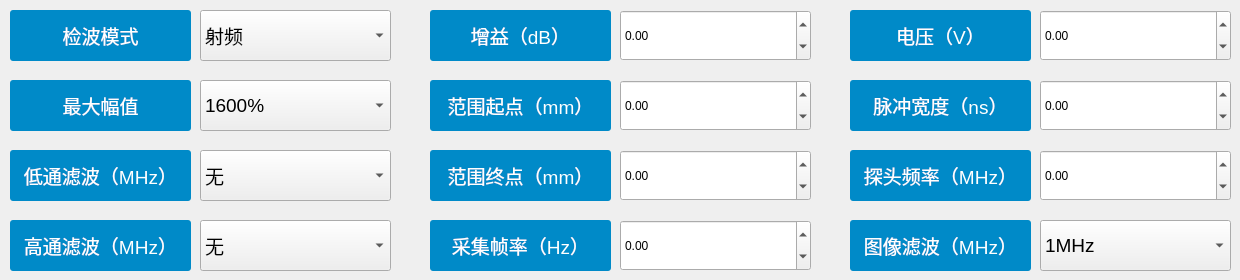
    <widget class="QWidget" name="widget_2">
     <attribute name="title">
      <string>      基本      </string>
     </attribute>
     <widget class="QLabel" name="label_68">
      <property name="geometry">
       <rect>
        <x>430</x>
        <y>220</y>
        <width>181</width>
        <height>51</height>
       </rect>
      </property>
      <property name="font">
       <font>
        <pointsize>14</pointsize>
       </font>
      </property>
      <property name="styleSheet">
       <string notr="true">border-radius: 3px;
color: rgb(255, 255, 255);
background-color: rgb(0, 138, 200);</string>
      </property>
      <property name="text">
       <string>采集帧率（Hz）</string>
      </property>
      <property name="alignment">
       <set>Qt::AlignmentFlag::AlignCenter</set>
      </property>
     </widget>
     <widget class="QLabel" name="label_69">
      <property name="geometry">
       <rect>
        <x>10</x>
        <y>80</y>
        <width>181</width>
        <height>51</height>
       </rect>
      </property>
      <property name="font">
       <font>
        <pointsize>14</pointsize>
       </font>
      </property>
      <property name="styleSheet">
       <string notr="true">border-radius: 3px;
color: rgb(255, 255, 255);
background-color: rgb(0, 138, 200);</string>
      </property>
      <property name="text">
       <string>最大幅值</string>
      </property>
      <property name="alignment">
       <set>Qt::AlignmentFlag::AlignCenter</set>
      </property>
     </widget>
     <widget class="QLabel" name="label_71">
      <property name="geometry">
       <rect>
        <x>430</x>
        <y>10</y>
        <width>181</width>
        <height>51</height>
       </rect>
      </property>
      <property name="font">
       <font>
        <pointsize>14</pointsize>
       </font>
      </property>
      <property name="styleSheet">
       <string notr="true">border-radius: 3px;
color: rgb(255, 255, 255);
background-color: rgb(0, 138, 200);</string>
      </property>
      <property name="text">
       <string>增益（dB）</string>
      </property>
      <property name="alignment">
       <set>Qt::AlignmentFlag::AlignCenter</set>
      </property>
     </widget>
     <widget class="QLabel" name="label_72">
      <property name="geometry">
       <rect>
        <x>10</x>
        <y>150</y>
        <width>181</width>
        <height>51</height>
       </rect>
      </property>
      <property name="font">
       <font>
        <pointsize>14</pointsize>
       </font>
      </property>
      <property name="styleSheet">
       <string notr="true">border-radius: 3px;
color: rgb(255, 255, 255);
background-color: rgb(0, 138, 200);</string>
      </property>
      <property name="text">
       <string>低通滤波（MHz）</string>
      </property>
      <property name="alignment">
       <set>Qt::AlignmentFlag::AlignCenter</set>
      </property>
     </widget>
     <widget class="QComboBox" name="FilterLowBox">
      <property name="geometry">
       <rect>
        <x>200</x>
        <y>150</y>
        <width>191</width>
        <height>51</height>
       </rect>
      </property>
      <property name="font">
       <font>
        <pointsize>14</pointsize>
       </font>
      </property>
      <item>
       <property name="text">
        <string>无</string>
       </property>
      </item>
      <item>
       <property name="text">
        <string>0.8</string>
       </property>
      </item>
      <item>
       <property name="text">
        <string>1</string>
       </property>
      </item>
      <item>
       <property name="text">
        <string>5</string>
       </property>
      </item>
      <item>
       <property name="text">
        <string>10</string>
       </property>
      </item>
      <item>
       <property name="text">
        <string>15</string>
       </property>
      </item>
      <item>
       <property name="text">
        <string>25</string>
       </property>
      </item>
     </widget>
     <widget class="QLabel" name="label_73">
      <property name="geometry">
       <rect>
        <x>10</x>
        <y>220</y>
        <width>181</width>
        <height>51</height>
       </rect>
      </property>
      <property name="font">
       <font>
        <pointsize>14</pointsize>
       </font>
      </property>
      <property name="styleSheet">
       <string notr="true">border-radius: 3px;
color: rgb(255, 255, 255);
background-color: rgb(0, 138, 200);</string>
      </property>
      <property name="text">
       <string>高通滤波（MHz）</string>
      </property>
      <property name="alignment">
       <set>Qt::AlignmentFlag::AlignCenter</set>
      </property>
     </widget>
     <widget class="QComboBox" name="FilterHighBox">
      <property name="geometry">
       <rect>
        <x>200</x>
        <y>220</y>
        <width>191</width>
        <height>51</height>
       </rect>
      </property>
      <property name="font">
       <font>
        <pointsize>14</pointsize>
       </font>
      </property>
      <item>
       <property name="text">
        <string>无</string>
       </property>
      </item>
      <item>
       <property name="text">
        <string>1</string>
       </property>
      </item>
      <item>
       <property name="text">
        <string>3</string>
       </property>
      </item>
      <item>
       <property name="text">
        <string>5</string>
       </property>
      </item>
      <item>
       <property name="text">
        <string>10</string>
       </property>
      </item>
      <item>
       <property name="text">
        <string>12</string>
       </property>
      </item>
     </widget>
     <widget class="QLabel" name="label_74">
      <property name="geometry">
       <rect>
        <x>10</x>
        <y>10</y>
        <width>181</width>
        <height>51</height>
       </rect>
      </property>
      <property name="font">
       <font>
        <pointsize>14</pointsize>
       </font>
      </property>
      <property name="styleSheet">
       <string notr="true">border-radius: 3px;
color: rgb(255, 255, 255);
background-color: rgb(0, 138, 200);</string>
      </property>
      <property name="text">
       <string>检波模式</string>
      </property>
      <property name="alignment">
       <set>Qt::AlignmentFlag::AlignCenter</set>
      </property>
     </widget>
     <widget class="QComboBox" name="RectifierBox">
      <property name="geometry">
       <rect>
        <x>200</x>
        <y>10</y>
        <width>191</width>
        <height>51</height>
       </rect>
      </property>
      <property name="font">
       <font>
        <pointsize>14</pointsize>
       </font>
      </property>
      <item>
       <property name="text">
        <string>射频</string>
       </property>
      </item>
      <item>
       <property name="text">
        <string>全波</string>
       </property>
      </item>
      <item>
       <property name="text">
        <string>正半波</string>
       </property>
      </item>
      <item>
       <property name="text">
        <string>负半波</string>
       </property>
      </item>
     </widget>
     <widget class="QDoubleSpinBox" name="GainSpinBox">
      <property name="geometry">
       <rect>
        <x>620</x>
        <y>10</y>
        <width>191</width>
        <height>51</height>
       </rect>
      </property>
      <property name="minimum">
       <double>-9999.989999999999782</double>
      </property>
      <property name="maximum">
       <double>99999.000000000000000</double>
      </property>
     </widget>
     <widget class="QLabel" name="label_105">
      <property name="geometry">
       <rect>
        <x>430</x>
        <y>80</y>
        <width>181</width>
        <height>51</height>
       </rect>
      </property>
      <property name="font">
       <font>
        <pointsize>14</pointsize>
       </font>
      </property>
      <property name="styleSheet">
       <string notr="true">border-radius: 3px;
color: rgb(255, 255, 255);
background-color: rgb(0, 138, 200);</string>
      </property>
      <property name="text">
       <string>范围起点（mm）</string>
      </property>
      <property name="alignment">
       <set>Qt::AlignmentFlag::AlignCenter</set>
      </property>
     </widget>
     <widget class="QDoubleSpinBox" name="RangstartSpinBox">
      <property name="geometry">
       <rect>
        <x>620</x>
        <y>80</y>
        <width>191</width>
        <height>51</height>
       </rect>
      </property>
      <property name="minimum">
       <double>-9999.989999999999782</double>
      </property>
      <property name="maximum">
       <double>99999.000000000000000</double>
      </property>
     </widget>
     <widget class="QLabel" name="label_106">
      <property name="geometry">
       <rect>
        <x>430</x>
        <y>150</y>
        <width>181</width>
        <height>51</height>
       </rect>
      </property>
      <property name="font">
       <font>
        <pointsize>14</pointsize>
       </font>
      </property>
      <property name="styleSheet">
       <string notr="true">border-radius: 3px;
color: rgb(255, 255, 255);
background-color: rgb(0, 138, 200);</string>
      </property>
      <property name="text">
       <string>范围终点（mm）</string>
      </property>
      <property name="alignment">
       <set>Qt::AlignmentFlag::AlignCenter</set>
      </property>
     </widget>
     <widget class="QDoubleSpinBox" name="RangendSpinBox">
      <property name="geometry">
       <rect>
        <x>620</x>
        <y>150</y>
        <width>191</width>
        <height>51</height>
       </rect>
      </property>
      <property name="minimum">
       <double>-9999.989999999999782</double>
      </property>
      <property name="maximum">
       <double>99999.000000000000000</double>
      </property>
     </widget>
     <widget class="QComboBox" name="MamplitudeBox">
      <property name="geometry">
       <rect>
        <x>200</x>
        <y>80</y>
        <width>191</width>
        <height>51</height>
       </rect>
      </property>
      <property name="font">
       <font>
        <pointsize>14</pointsize>
       </font>
      </property>
      <item>
       <property name="text">
        <string>1600%</string>
       </property>
      </item>
      <item>
       <property name="text">
        <string>800%</string>
       </property>
      </item>
      <item>
       <property name="text">
        <string>400%</string>
       </property>
      </item>
      <item>
       <property name="text">
        <string>200%</string>
       </property>
      </item>
     </widget>
     <widget class="QDoubleSpinBox" name="PRFSpinBox">
      <property name="geometry">
       <rect>
        <x>620</x>
        <y>220</y>
        <width>191</width>
        <height>51</height>
       </rect>
      </property>
      <property name="minimum">
       <double>-9999.989999999999782</double>
      </property>
      <property name="maximum">
       <double>99999.000000000000000</double>
      </property>
     </widget>
     <widget class="QDoubleSpinBox" name="PwidthSpinBox">
      <property name="geometry">
       <rect>
        <x>1040</x>
        <y>80</y>
        <width>191</width>
        <height>51</height>
       </rect>
      </property>
      <property name="minimum">
       <double>-9999.989999999999782</double>
      </property>
      <property name="maximum">
       <double>99999.000000000000000</double>
      </property>
     </widget>
     <widget class="QDoubleSpinBox" name="PaVoltageSpinBox">
      <property name="geometry">
       <rect>
        <x>1040</x>
        <y>10</y>
        <width>191</width>
        <height>51</height>
       </rect>
      </property>
      <property name="minimum">
       <double>-9999.989999999999782</double>
      </property>
      <property name="maximum">
       <double>99999.000000000000000</double>
      </property>
     </widget>
     <widget class="QDoubleSpinBox" name="ProbeFrequencySpinBox">
      <property name="geometry">
       <rect>
        <x>1040</x>
        <y>150</y>
        <width>191</width>
        <height>51</height>
       </rect>
      </property>
      <property name="minimum">
       <double>-9999.989999999999782</double>
      </property>
      <property name="maximum">
       <double>99999.000000000000000</double>
      </property>
     </widget>
     <widget class="QLabel" name="label_83">
      <property name="geometry">
       <rect>
        <x>850</x>
        <y>80</y>
        <width>181</width>
        <height>51</height>
       </rect>
      </property>
      <property name="font">
       <font>
        <pointsize>14</pointsize>
       </font>
      </property>
      <property name="styleSheet">
       <string notr="true">border-radius: 3px;
color: rgb(255, 255, 255);
background-color: rgb(0, 138, 200);</string>
      </property>
      <property name="text">
       <string>脉冲宽度（ns）</string>
      </property>
      <property name="alignment">
       <set>Qt::AlignmentFlag::AlignCenter</set>
      </property>
     </widget>
     <widget class="QLabel" name="label_85">
      <property name="geometry">
       <rect>
        <x>850</x>
        <y>10</y>
        <width>181</width>
        <height>51</height>
       </rect>
      </property>
      <property name="font">
       <font>
        <pointsize>14</pointsize>
       </font>
      </property>
      <property name="styleSheet">
       <string notr="true">border-radius: 3px;
color: rgb(255, 255, 255);
background-color: rgb(0, 138, 200);</string>
      </property>
      <property name="text">
       <string>电压（V）</string>
      </property>
      <property name="alignment">
       <set>Qt::AlignmentFlag::AlignCenter</set>
      </property>
     </widget>
     <widget class="QLabel" name="label_82">
      <property name="geometry">
       <rect>
        <x>850</x>
        <y>150</y>
        <width>181</width>
        <height>51</height>
       </rect>
      </property>
      <property name="font">
       <font>
        <pointsize>14</pointsize>
       </font>
      </property>
      <property name="styleSheet">
       <string notr="true">border-radius: 3px;
color: rgb(255, 255, 255);
background-color: rgb(0, 138, 200);</string>
      </property>
      <property name="text">
       <string>探头频率（MHz）</string>
      </property>
      <property name="alignment">
       <set>Qt::AlignmentFlag::AlignCenter</set>
      </property>
     </widget>
     <widget class="QLabel" name="label_75">
      <property name="geometry">
       <rect>
        <x>850</x>
        <y>220</y>
        <width>181</width>
        <height>51</height>
       </rect>
      </property>
      <property name="font">
       <font>
        <pointsize>14</pointsize>
       </font>
      </property>
      <property name="styleSheet">
       <string notr="true">border-radius: 3px;
color: rgb(255, 255, 255);
background-color: rgb(0, 138, 200);</string>
      </property>
      <property name="text">
       <string>图像滤波（MHz）</string>
      </property>
      <property name="alignment">
       <set>Qt::AlignmentFlag::AlignCenter</set>
      </property>
     </widget>
     <widget class="QComboBox" name="vedioFilterBox">
      <property name="geometry">
       <rect>
        <x>1040</x>
        <y>220</y>
        <width>191</width>
        <height>51</height>
       </rect>
      </property>
      <property name="font">
       <font>
        <pointsize>14</pointsize>
       </font>
      </property>
      <item>
       <property name="text">
        <string>1MHz</string>
       </property>
      </item>
      <item>
       <property name="text">
        <string>2MHz</string>
       </property>
      </item>
      <item>
       <property name="text">
        <string>3MHz</string>
       </property>
      </item>
      <item>
       <property name="text">
        <string>4MHz</string>
       </property>
      </item>
      <item>
       <property name="text">
        <string>5MHz</string>
       </property>
      </item>
      <item>
       <property name="text">
        <string>6MHz</string>
       </property>
      </item>
      <item>
       <property name="text">
        <string>7MHz</string>
       </property>
      </item>
      <item>
       <property name="text">
        <string>无</string>
       </property>
      </item>
     </widget>
    </widget>
